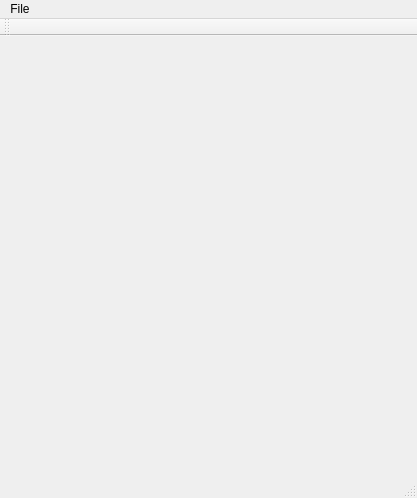
<?xml version="1.0" encoding="UTF-8"?>
<ui version="4.0">
 <class>MainWindow</class>
 <widget class="QMainWindow" name="MainWindow">
  <property name="geometry">
   <rect>
    <x>0</x>
    <y>0</y>
    <width>417</width>
    <height>498</height>
   </rect>
  </property>
  <property name="windowTitle">
   <string>MainWindow</string>
  </property>
  <widget class="QWidget" name="centralwidget"/>
  <widget class="QMenuBar" name="menubar">
   <property name="geometry">
    <rect>
     <x>0</x>
     <y>0</y>
     <width>417</width>
     <height>21</height>
    </rect>
   </property>
   <widget class="QMenu" name="menuFile">
    <property name="title">
     <string>File</string>
    </property>
    <addaction name="actionDo_something"/>
   </widget>
   <addaction name="menuFile"/>
  </widget>
  <widget class="QStatusBar" name="statusbar"/>
  <widget class="QToolBar" name="toolBar">
   <property name="windowTitle">
    <string>toolBar</string>
   </property>
   <attribute name="toolBarArea">
    <enum>TopToolBarArea</enum>
   </attribute>
   <attribute name="toolBarBreak">
    <bool>false</bool>
   </attribute>
  </widget>
  <action name="actionDo_something">
   <property name="text">
    <string>Do something</string>
   </property>
  </action>
 </widget>
 <resources/>
 <connections/>
</ui>
